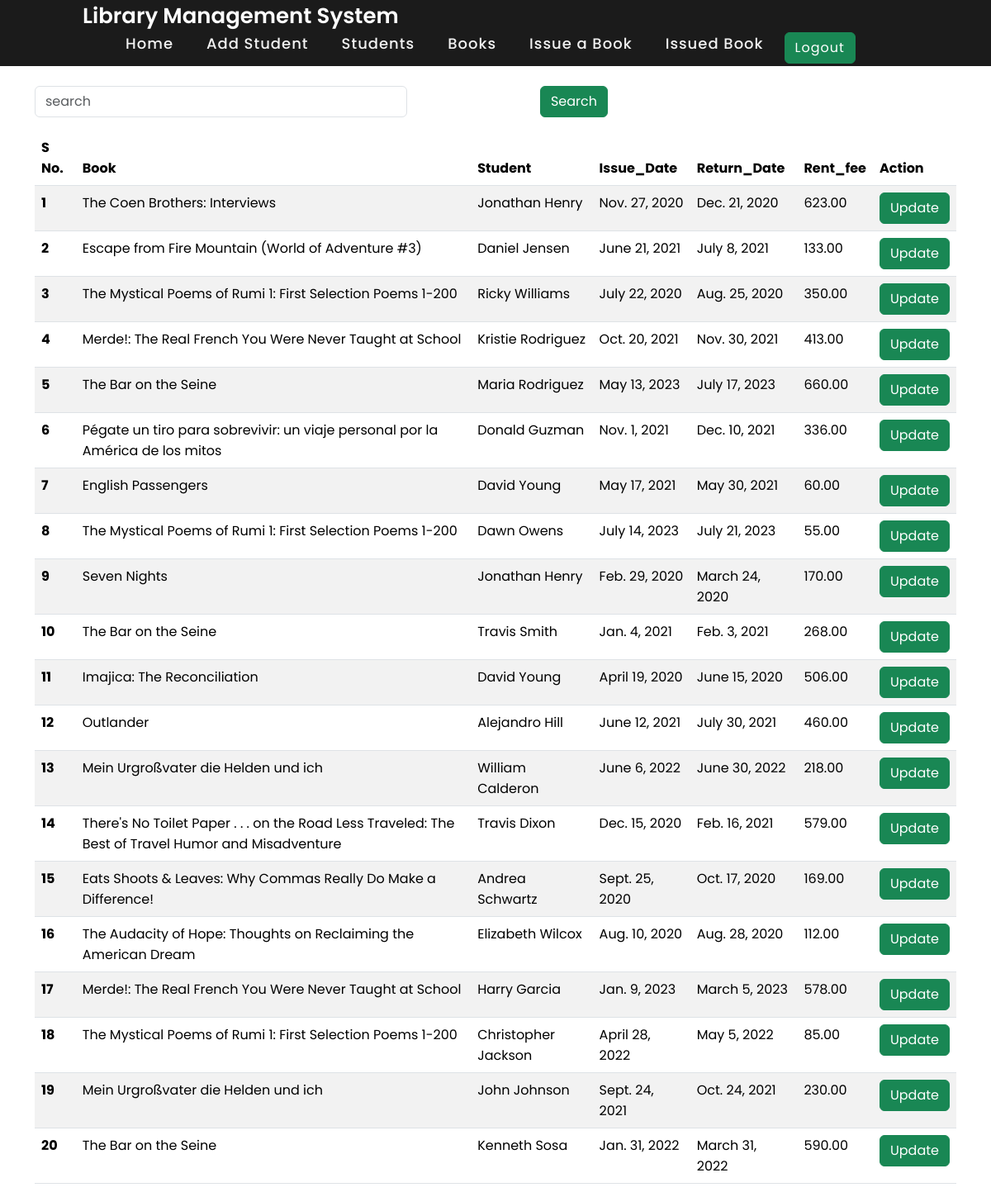
The page /issued-book/ (signed in) on the database as committed earlier.
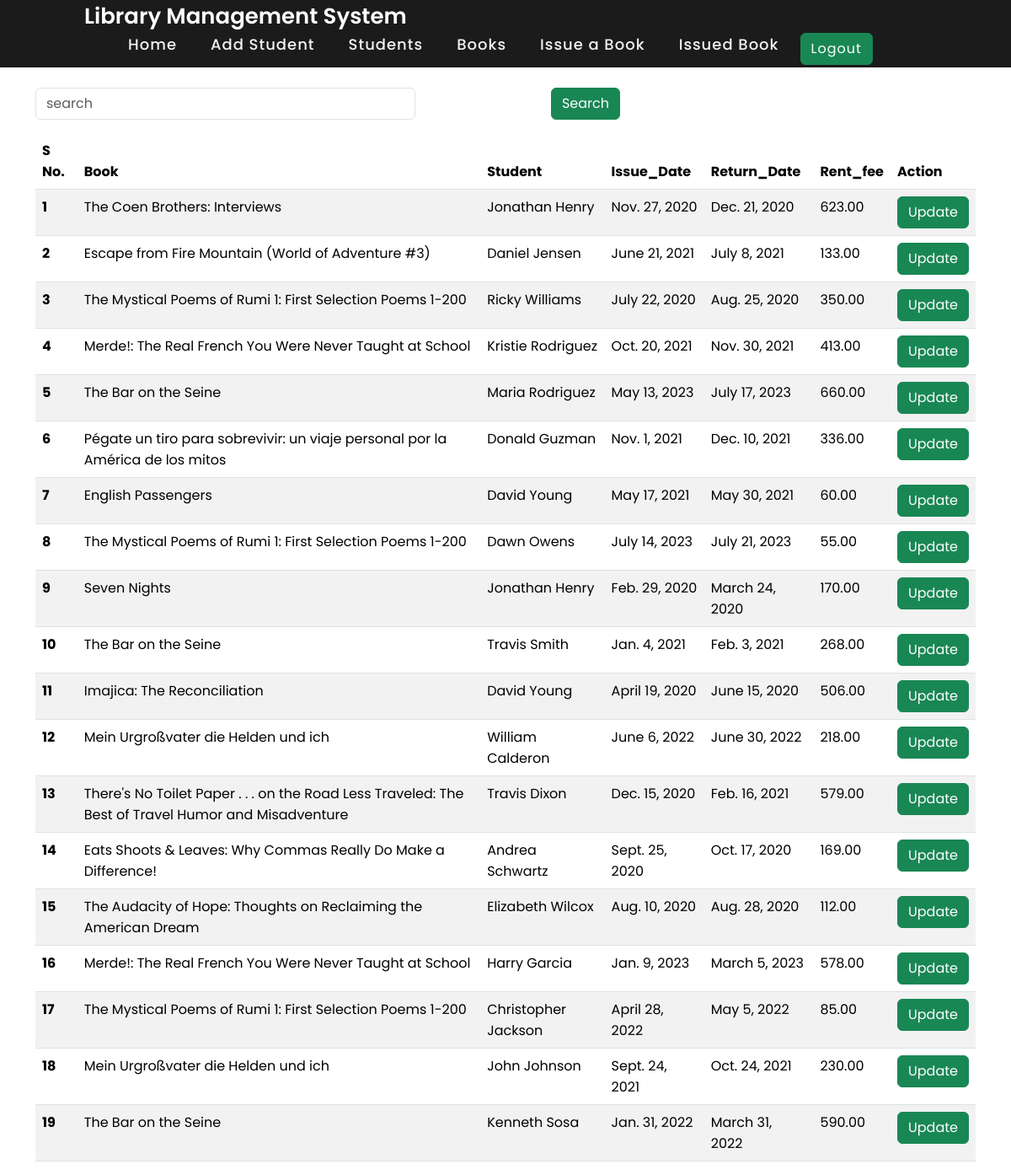
The same page on the database as committed later.
### library_app/models.py (models this page shows, shortened)
class Transaction(models.Model):
    book = models.ForeignKey(Book, on_delete=models.CASCADE)
    student=models.ForeignKey(Student_information, on_delete=models.CASCADE)
    issue_date = models.DateField()
    return_date = models.DateField(null=True, blank=True)
    rent_fee = models.DecimalField(max_digits=6, decimal_places=2, default=0)

class Book(models.Model):
    title = models.CharField(max_length=200,default=True)
    authors = models.CharField(max_length=100)
    isbn = models.CharField(max_length=50)
    publisher = models.CharField(max_length=100)

class Student_information(models.Model):
    department=models.ForeignKey(Department, related_name="depart", on_delete=models.CASCADE)
    student_id=models.OneToOneField(StudentID, related_name="studentid", on_delete=models.CASCADE, default=True)
    student_name = models.CharField(max_length=100)
    student_email = models.EmailField(default=True)
    def __str__(self)->str:
        return self.student_name
    class Meta:
        ordering=['student_name']
        verbose_name="student"

### library_app/frontviews.py (the view, shortened to what this page needs)
# urls.py: path('issued-book/', get_transaction_details, name='get_transaction_details'),
@login_required(login_url="/login/")
def get_transaction_details(request):
    queryset=Transaction.objects.all()
    book_data=Book.objects.all()
    return render(request,'frontend/issued_books.html', {'transaction':queryset, 'book_data': book_data})

### library_app/templates/frontend/issued_books.html (shortened to what this page needs)
{% extends 'frontend/base.html' %}
{% block content %}
<div class="container mt-4">
  <form class="mb-3">
      <div class="row">
      <div class="col-md-5">
        <input class="form-control" name="search" placeholder="search">
      </div>
      <div class="col-md-4">
        <button class="btn btn-success">Search</button>
      </div>
    </div>
  </form>
    <table class="table table-striped">
        <thead>
          <tr>
            <th scope="col">S No.</th>
            <th scope="col">Book</th>
            <th scope="col">Student</th>
            <th scope="col">Issue_Date</th>
            <th scope="col">Return_Date</th>
            <th scope="col">Rent_fee</th>
            <th scope="col">Action</th>
          </tr>
        </thead>
        <tbody>
            {% for data in transaction%}
          <tr>
            <th scope="row">{{forloop.counter}}</th>
            <td>{{data.book.title}}</td>
            <td>{{data.student}}</td>
            <td>{{data.issue_date}}</td>
            <td>{{data.return_date}}</td>
            <td>{{data.rent_fee}}</td>
            <td>
              <a href="/update-issuedbook/{{data.id}}/" class="btn btn-success">Update</button></a>
          </td>
          </tr>
          {% endfor %}
    </table>
</div>
{% endblock %}

Rows that differ between the two databases and show on the page:
removed Transaction: book "Outlander", student "Alejandro Hill", issue_date "June 12, 2021", return_date "July 30, 2021", rent_fee "460.00"
